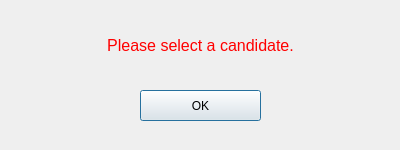
<?xml version="1.0" encoding="UTF-8"?>
<ui version="4.0">
 <class>Dialog</class>
 <widget class="QDialog" name="Dialog">
  <property name="geometry">
   <rect>
    <x>0</x>
    <y>0</y>
    <width>400</width>
    <height>150</height>
   </rect>
  </property>
  <property name="minimumSize">
   <size>
    <width>400</width>
    <height>150</height>
   </size>
  </property>
  <property name="maximumSize">
   <size>
    <width>400</width>
    <height>150</height>
   </size>
  </property>
  <property name="windowTitle">
   <string>An error has occured</string>
  </property>
  <widget class="QPushButton" name="close_error">
   <property name="geometry">
    <rect>
     <x>140</x>
     <y>90</y>
     <width>121</width>
     <height>31</height>
    </rect>
   </property>
   <property name="maximumSize">
    <size>
     <width>400</width>
     <height>150</height>
    </size>
   </property>
   <property name="text">
    <string>OK</string>
   </property>
  </widget>
  <widget class="QLabel" name="label">
   <property name="geometry">
    <rect>
     <x>0</x>
     <y>20</y>
     <width>401</width>
     <height>51</height>
    </rect>
   </property>
   <property name="font">
    <font>
     <pointsize>12</pointsize>
    </font>
   </property>
   <property name="styleSheet">
    <string notr="true">color: rgb(255, 0, 0)</string>
   </property>
   <property name="text">
    <string>Please select a candidate.</string>
   </property>
   <property name="alignment">
    <set>Qt::AlignCenter</set>
   </property>
  </widget>
 </widget>
 <resources/>
 <connections/>
</ui>
